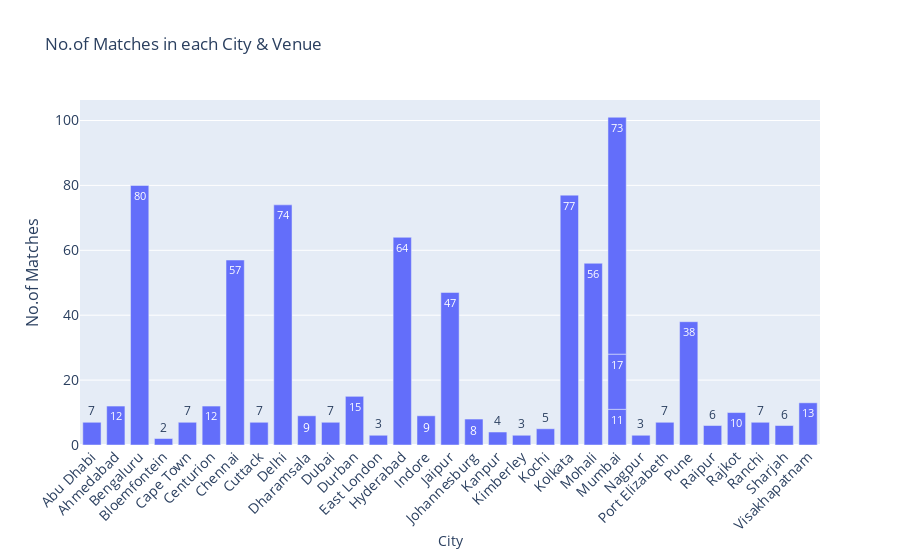

Notebook cell for this chart:
### Markdown cell above
<a id=section50109></a>
#### 5.1.9 No.of Matches played in each City & Venue

### Code cell
mc = matches.groupby(['city', 'venue'])['match_id'].count().reset_index()
plotGraph(mc['city'], mc['match_id'], mc['venue'], 'City', 'No.of Matches', 'No.of Matches in each City & Venue')
#matches.groupby(['city'])['match_id'].count().iplot(kind='bar', title='No.of Matches played/held in each City')

### Figure 1 — Plotly figure (JSON) as saved in the notebook; plotly's stock layout.template omitted (floating-point values rounded to 4 significant figures)
{"data": [{"hovertext": ["Sheikh Zayed Stadium", "Sardar Patel Stadium, Motera", "M Chinnaswamy Stadium", "OUTsurance Oval", "Newlands", "SuperSport Park", "MA Chidambaram Stadium, Chepauk", "Barabati Stadium", "Feroz Shah Kotla Ground", "Himachal Pradesh Cricket Association Stadium", "Dubai International Cricket Stadium", "Kingsmead", "Buffalo Park", "Rajiv Gandhi International Stadium, Uppal", "Holkar Cricket Stadium", "Sawai Mansingh Stadium", "New Wanderers Stadium", "Green Park", "De Beers Diamond Oval", "Nehru Stadium", "Eden Gardens", "Punjab Cricket Association IS Bindra Stadium, Mohali", "Brabourne Stadium", "Dr DY Patil Sports Academy", "Wankhede Stadium", "Vidarbha Cricket Association Stadium, Jamtha", "St George's Park", "Subrata Roy Sahara Stadium", "Shaheed Veer Narayan Singh International Stadium", "Saurashtra Cricket Association Stadium", "JSCA International Stadium Complex", "Sharjah Cricket Stadium", "Dr. Y.S. Rajasekhara Reddy ACA-VDCA Cricket Stadium"], "text": [7, 12, 80, 2, 7, 12, 57, 7, 74, 9, 7, 15, 3, 64, 9, 47, 8, 4, 3, 5, 77, 56, 11, 17, 73, 3, 7, 38, 6, 10, 7, 6, 13], "textposition": "auto", "type": "bar", "x": ["Abu Dhabi", "Ahmedabad", "Bengaluru", "Bloemfontein", "Cape Town", "Centurion", "Chennai", "Cuttack", "Delhi", "Dharamsala", "Dubai", "Durban", "East London", "Hyderabad", "Indore", "Jaipur", "Johannesburg", "Kanpur", "Kimberley", "Kochi", "Kolkata", "Mohali", "Mumbai", "Mumbai", "Mumbai", "Nagpur", "Port Elizabeth", "Pune", "Raipur", "Rajkot", "Ranchi", "Sharjah", "Visakhapatnam"], "y": [7, 12, 80, 2, 7, 12, 57, 7, 74, 9, 7, 15, 3, 64, 9, 47, 8, 4, 3, 5, 77, 56, 11, 17, 73, 3, 7, 38, 6, 10, 7, 6, 13]}], "layout": {"bargap": 0.15, "bargroupgap": 0.1, "barmode": "group", "legend": {"bgcolor": "rgba(255, 255, 255, 0)", "bordercolor": "rgba(255, 255, 255, 0)", "x": 0, "y": 1}, "title": {"text": "No.of Matches in each City & Venue"}, "xaxis": {"tickangle": -45, "tickfont": {"size": 14}, "title": {"text": "City"}}, "yaxis": {"tickfont": {"size": 14}, "title": {"font": {"size": 16}, "text": "No.of Matches"}}}}
